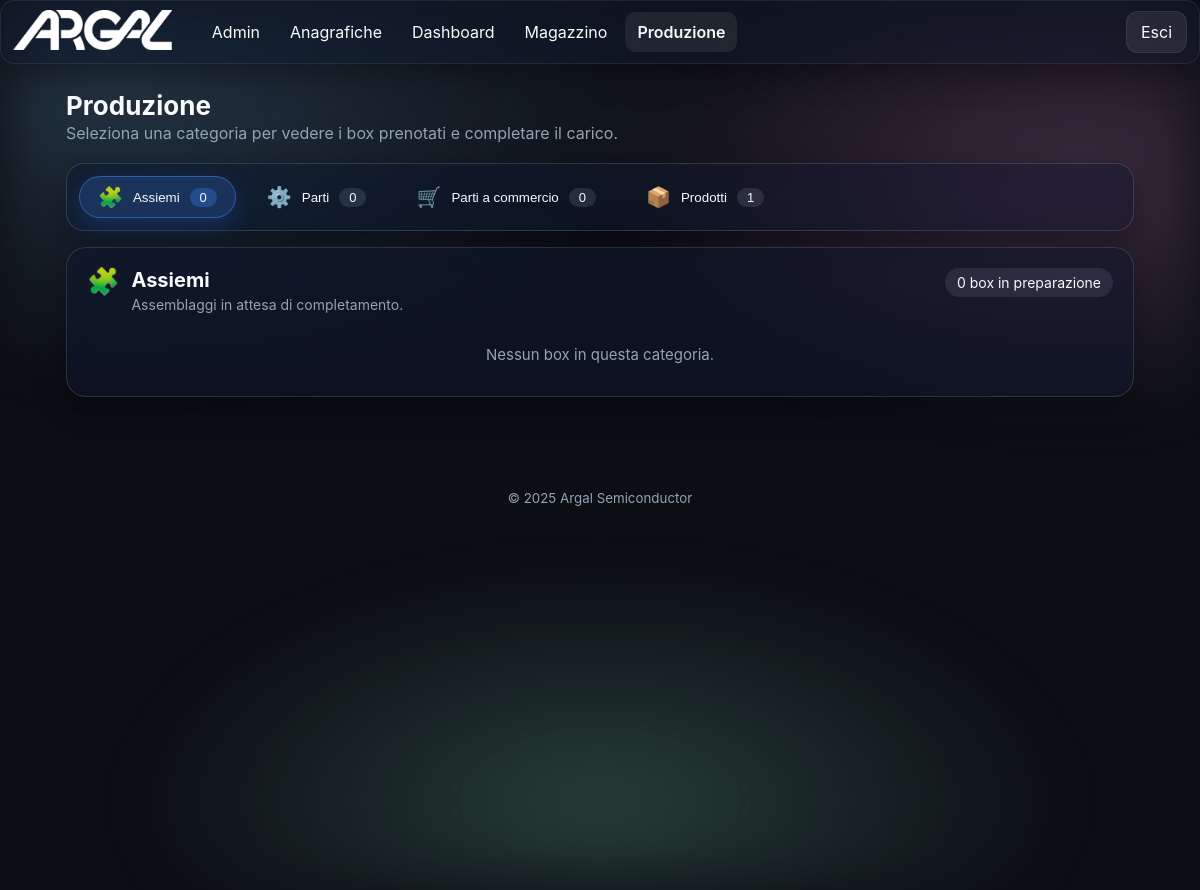
Screenshot of /production/ (signed in) with the database file from the repository.
### app/models.py (models this page shows)
class TimestampMixin(db.Model):
    __abstract__ = True
    created_at = db.Column(db.DateTime, default=datetime.utcnow)
    updated_at = db.Column(db.DateTime, default=datetime.utcnow, onupdate=datetime.utcnow)

class Module(TimestampMixin):
    __tablename__ = 'modules'
    id = db.Column(db.Integer, primary_key=True)
    name = db.Column(db.String(100), unique=True, nullable=False)
    slug = db.Column(db.String(100), unique=True, nullable=False)
    endpoint = db.Column(db.String(120), unique=True, nullable=False)
    enabled = db.Column(db.Boolean, default=True)
    icon = db.Column(db.String(100), default='cube')

### app/blueprints/production/routes.py (the view, shortened to what this page needs)
@production_bp.route('/')
@login_required
def index():
    try:
        from sqlalchemy import case
        status_order = case(
            (
                ProductionBox.status == 'APERTO', 0
            ),
            (
                ProductionBox.status == 'IN_CARICO', 1
            ),
            (
                ProductionBox.status == 'COMPLETATO', 2
            ),
            (
                ProductionBox.status == 'ARCHIVIATO', 3
            ),
            else_=4
        )
        boxes = (ProductionBox.query
                 .filter(ProductionBox.status.in_(['APERTO','IN_CARICO']))
                 .order_by(status_order, ProductionBox.created_at.desc())
                 .all())
    except Exception:
        boxes = ProductionBox.query.filter(ProductionBox.status.in_(['APERTO','IN_CARICO'])).all()
    try:
        from ...models import Structure
        from flask import current_app
        upload_dir = os.path.join(current_app.static_folder, 'uploads')
        prefix_map: dict[str, str] = {}
        for b in boxes:
            root_struct = None
            root_image = None
            try:
                if b.stock_items:
                    dm = b.stock_items[0].datamatrix_code or ''
                    parts = dm.split('|')
                    component_name = None
                    for part in parts:
                        if part.startswith('P='):
                            component_name = part.split('=', 1)[1]
                            break
                    if component_name:
                        root_struct = Structure.query.filter_by(name=component_name).first()
            except Exception:
                root_struct = None
                root_image = None
            setattr(b, 'root_structure', root_struct)
            setattr(b, 'root_image_filename', root_image)
    except Exception:
        for b in boxes:
            setattr(b, 'root_structure', None)
            setattr(b, 'root_image_filename', None)
    category_definitions = [
        {
            'key': 'ASSIEME',
            'label': 'Assiemi',
            'icon': '🧩',
            'description': 'Assemblaggi in attesa di completamento.',
        },
        {
            'key': 'PARTE',
            'label': 'Parti',
            'icon': '⚙️',
            'description': 'Componenti meccanici prenotati per il carico.',
        },
        {
            'key': 'COMMERCIALE',
            'label': 'Parti a commercio',
            'icon': '🛒',
            'description': 'Articoli commerciali pronti per la produzione.',
        },
        {
            'key': 'PRODOTTO',
            'label': 'Prodotti',
            'icon': '📦',
            'description': 'Prodotti finiti da completare o collaudare.',
        },
    ]
    grouped_boxes: dict[str, list[ProductionBox]] = {c['key']: [] for c in category_definitions}
    uncategorised: list[ProductionBox] = []
    for box in boxes:
        box_key = getattr(box, 'box_type', None)
        if box_key in grouped_boxes:
            grouped_boxes[box_key].append(box)
        else:
            uncategorised.append(box)
    requested_tab = request.args.get('tab', type=str)
    requested_box_id = request.args.get('box', type=int)
    valid_keys = {c['key'] for c in category_definitions}
    initial_tab = None
    if requested_tab:
        candidate = (requested_tab or '').strip().upper()
        if candidate in valid_keys:
            initial_tab = candidate
    focused_box = None
    if focused_box and not initial_tab:
        candidate = getattr(focused_box, 'box_type', None)
        if candidate in valid_keys:
            initial_tab = candidate
    return render_template(
        'production/index.html',
        boxes=boxes,
        categories=category_definitions,
        grouped_boxes=grouped_boxes,
        active_module='production',
        initial_tab=initial_tab,
        focused_box_id=requested_box_id,
    )

### app/blueprints/production/routes.py (called while the page is built)
@production_bp.before_request
def _highlight_production_tab() -> None:
    g.active_module = 'production'

### app/models.py (called while the page is built)
@login_manager.user_loader
def load_user(user_id):
    try:
        return User.query.get(int(user_id))
    except Exception:
        return None

### app/templates/production/index.html (shortened to what this page needs)
{% extends 'base.html' %}
{% block content %}
<section class="section">
  <h2 class="section-title">Produzione</h2>
  <p class="section-subtitle muted">Seleziona una categoria per vedere i box prenotati e completare il carico.</p>
  {% if categories|length == 0 %}
    <p class="muted">Nessun box di produzione presente.</p>
  {% else %}
    <div class="tab-switcher glass">
      {% for cat in categories %}
        {% set count = grouped_boxes.get(cat.key, []) | length %}
        <button class="tab-link{{ ' active' if loop.first else '' }}" type="button" data-tab-target="{{ cat.key }}">
          <span class="icon">{{ cat.icon }}</span>
          <span class="label">{{ cat.label }}</span>
          <span class="badge">{{ count }}</span>
        </button>
      {% endfor %}
    </div>
    {% set status_colors = {'APERTO': '#38bdf8', 'IN_CARICO': '#fbbf24', 'COMPLETATO': '#22c55e', 'ARCHIVIATO': '#a855f7'} %}
    {% set type_colors = {'ASSIEME': '#3b82f6', 'PARTE': '#10b981', 'COMMERCIALE': '#ec4899', 'PRODOTTO': '#f97316', 'ALTRO': '#6366f1'} %}
    {% set type_letters = {'ASSIEME': 'A', 'PARTE': 'P', 'COMMERCIALE': 'C', 'PRODOTTO': 'F', 'ALTRO': '?'} %}
    {% for cat in categories %}
      {% set cat_boxes = grouped_boxes.get(cat.key, []) %}
      <section class="tab-panel glass{{ ' active' if loop.first else '' }}" data-tab-panel="{{ cat.key }}">
        <header class="panel-header">
          <div class="panel-title">
            <span class="panel-icon">{{ cat.icon }}</span>
            <div>
              <h3>{{ cat.label }}</h3>
              <p class="muted">{{ cat.description }}</p>
            </div>
          </div>
          <span class="panel-count">{{ cat_boxes|length }} box in preparazione</span>
        </header>
        {% if cat_boxes %}
          <div class="box-grid">
            {% for box in cat_boxes %}
              {% set prod = box.stock_items[0].product if box.stock_items else None %}
              {% set highlight = focused_box_id and box.id == focused_box_id %}
              <a id="box-{{ box.id }}" class="box-card{% if highlight %} highlight{% endif %}" data-box-type="{{ box.box_type }}" href="{{ url_for('production.production_box_view', box_id=box.id) }}">
                <span class="box-type-badge" style="background:{{ type_colors.get(box.box_type, '#6366f1') }};">
                  {{ type_letters.get(box.box_type, '?') }}
                </span>
                <div class="box-thumb">
                  {% if box.root_image_filename %}
                    <img loading="lazy" src="{{ url_for('static', filename='uploads/' + box.root_image_filename) }}" alt="{{ box.root_structure.name if box.root_structure else '' }}">
                  {% else %}
                    <img src="{{ url_for('static', filename='img/gear.svg') }}" alt="" class="placeholder">
                  {% endif %}
                </div>
                <div class="box-details">
                  <h4>
                    {% if box.root_structure and box.root_structure.name %}
                      {{ box.root_structure.name }}
                    {% elif prod %}
                      {{ prod.name }}
                    {% else %}
                      Prenotazione in preparazione
                    {% endif %}
                  </h4>
                  <div class="box-meta">
                    <span class="meta-item">
                      <strong>Quantità</strong>
                      <span>{{ box.stock_items|length }}</span>
                    </span>
                    <span class="meta-item">
                      <strong>Stato</strong>
                      {% set st = box.status or '' %}
                      <span class="status-pill" style="background:{{ status_colors.get(st, '#c084fc') }}20; color:{{ status_colors.get(st, '#c084fc') }};">
                        {{ st }}
                      </span>
                    </span>
                  </div>
                </div>
              </a>
            {% endfor %}
          </div>
        {% else %}
          <p class="muted empty-state">Nessun box in questa categoria.</p>
        {% endif %}
      </section>
    {% endfor %}
  {% endif %}
</section>
{% endblock %}

### app/templates/base.html (shortened to what this page needs)
<!doctype html>
<html lang="it" data-theme="dark">
<head>
  <link rel="stylesheet" href="{{ url_for('static', filename='css/styles.css') }}">
</head>
<body>
  <div class="bg-aurora"></div>
  {% if current_user.is_authenticated and not embedded %}
  <header class="app-header glass">
    <div class="brand">
      <a href="{{ url_for('dashboard.index') }}" class="brand-link" style="display:inline-block;">
        <img src="{{ url_for('static', filename='img/logo.png') }}" alt="Logo" class="logo">
      </a>
    </div>
    <nav class="nav-desktop">
      {% set cur_ep = request.endpoint or '' %}
      {% set detected_bp = (cur_ep.split('.')|first) %}
      {% set forced_bp = None %}
      {% if active_module is defined and active_module %}
        {% set forced_bp = active_module %}
      {% elif g is defined and g.active_module is defined and g.active_module %}
        {% set forced_bp = g.active_module %}
      {% endif %}
      {% set cur_bp = forced_bp if forced_bp else detected_bp %}
      {% for m in enabled_modules %}
        {% set mod_bp = (m.endpoint.split('.')|first) %}
        {% set is_active = (mod_bp == cur_bp) %}
        {% set display_name = 'Anagrafiche' if (m.slug == 'products' or m.name == 'Prodotti') else m.name %}
        <a class="nav-link{{ ' active' if is_active else '' }}" href="{{ url_for(m.endpoint) }}">{{ display_name }}</a>
      {% endfor %}
    </nav>
    <div class="header-actions">
      <a class="btn btn-ghost" href="{{ url_for('auth.logout') }}">Esci</a>
    </div>
  </header>
    {% set cur_ep = request.endpoint or '' %}
    {% set detected_bp = (cur_ep.split('.')|first) %}
    {% set forced_bp = None %}
    {% if active_module is defined and active_module %}
      {% set forced_bp = active_module %}
    {% elif g is defined and g.active_module is defined and g.active_module %}
      {% set forced_bp = g.active_module %}
    {% endif %}
    {% set cur_bp = forced_bp if forced_bp else detected_bp %}
  {% endif %}
  <main class="container">
    {% block content %}{% endblock %}
  </main>
  {% if not embedded %}
  <footer class="app-footer">
    <small>© {{ 2025 }} Argal Semiconductor</small>
  </footer>
  {% endif %}
</body>
</html>

### app/static/css/styles.css (style rules this page uses)
:root { --radius: 14px; --gap: 16px; --glass-bg: rgba(255,255,255,.10); --glass-stroke: rgba(255,255,255,.25); --text: #0b0b0c; --muted: #6b7280; --bg: #f6f7fb; --card: rgba(255,255,255,.6); --shadow: 0 10px 30px rgba(2,6,23,.15); }
html[data-theme='dark'] { --glass-bg: rgba(17,25,40,.50); --glass-stroke: rgba(255,255,255,.08); --text: #f8fafc; --muted: #93a3b3; --bg: #0b0e13; --card: rgba(255,255,255,.08); --shadow: 0 10px 30px rgba(0,0,0,.35); color-scheme: dark light; }
* { box-sizing:border-box; }
html,body { height:100%; }
body { margin:0; font-family: -apple-system, BlinkMacSystemFont, "Segoe UI", Roboto, Inter, "Helvetica Neue", Arial, "Apple Color Emoji","Segoe UI Emoji", "Segoe UI Symbol"; color: var(--text); background: var(--bg); }
.container { max-width:1100px; margin: 90px auto 60px; padding: 0 16px; }
.bg-aurora { position: fixed; inset: 0; background: radial-gradient(1200px 600px at 10% 10%, #8ec5ff33 0%, transparent 50%), radial-gradient(1000px 500px at 90% 20%, #ffa3e533 0%, transparent 50%), radial-gradient(1200px 600px at 50% 90%, #a7f3d033 0%, transparent 40%); filter: blur(30px) saturate(120%); animation: float 16s linear infinite alternate; z-index: -1; }
.glass { background: var(--glass-bg); border: 1px solid var(--glass-stroke); backdrop-filter: blur(14px) saturate(140%); -webkit-backdrop-filter: blur(14px) saturate(140%); border-radius: var(--radius); box-shadow: var(--shadow); }
.app-header { position: fixed; top: 0; left: 0; right: 0; height: 64px; display:flex; align-items:center; gap:16px; padding: 0 12px; z-index: 1000; }
.brand { display:flex; align-items:center; gap:10px; }
.brand .logo { height: 40px; width: auto; }
.nav-desktop { margin-left: 12px; display:none; gap:6px; }
.nav-desktop .nav-link { display:inline-flex; align-items:center; gap:8px; padding:10px 12px; border-radius: 10px; text-decoration:none; color:inherit; transition: transform .2s ease, background .2s ease, font-weight .2s ease; }
.nav-desktop .nav-link.active, .nav-mobile .nav-link.active { font-weight:600; background: var(--card); }
.header-actions { margin-left:auto; display:flex; align-items:center; gap:10px; }
@media (min-width: 900px) { .nav-desktop { display:flex; } }
.btn { display:inline-flex; align-items:center; justify-content:center; gap:8px; padding:10px 14px; border-radius: 12px; border:1px solid var(--glass-stroke); background: var(--card); cursor:pointer; text-decoration:none; color:inherit; transition: transform .2s ease, filter .2s ease, background .2s ease; }
.section { margin-top: 12px; }
.section-title { font-size: 26px; margin: 10px 0; }
.section-subtitle { color: var(--muted); margin-top: -6px; }
.app-footer { text-align:center; padding: 30px 0; color: var(--muted); }
.muted { color: var(--muted); }

### app/templates/production/index.html (style rules this page uses)
.section-subtitle { margin-top: -8px; margin-bottom: 20px; }
.tab-switcher { display: flex; flex-wrap: wrap; gap: 12px; padding: 12px; border-radius: 18px; background: rgba(15, 23, 42, 0.45); border: 1px solid rgba(148, 163, 184, 0.25); }
.tab-link { display: inline-flex; align-items: center; gap: 10px; border-radius: 999px; border: 1px solid transparent; padding: 10px 18px; background: transparent; color: inherit; cursor: pointer; transition: all 0.2s ease; font-weight: 500; }
.tab-link .icon { font-size: 20px; line-height: 1; }
.tab-link .badge { background: rgba(148, 163, 184, 0.18); padding: 2px 10px; border-radius: 999px; font-size: 13px; }
.tab-link.active { background: rgba(59, 130, 246, 0.22); border-color: rgba(59, 130, 246, 0.55); box-shadow: 0 10px 24px rgba(37, 99, 235, 0.25); }
.tab-link.active .badge { background: rgba(59, 130, 246, 0.32); }
.tab-panel { display: none; margin-top: 16px; padding: 20px; border-radius: 20px; background: rgba(15, 23, 42, 0.55); border: 1px solid rgba(148, 163, 184, 0.22); }
.tab-panel.active { display: block; animation: fadeInTab 220ms ease; }
.panel-header { display: flex; justify-content: space-between; align-items: flex-start; gap: 16px; flex-wrap: wrap; }
.panel-title { display: flex; gap: 12px; align-items: flex-start; }
.panel-title h3 { margin: 0; font-size: 20px; }
.panel-title p { margin: 4px 0 0; font-size: 14px; }
.panel-icon { font-size: 26px; line-height: 1; }
.panel-count { font-size: 14px; color: var(--text-muted); padding: 6px 12px; border-radius: 999px; background: rgba(148, 163, 184, 0.14); }
.empty-state { margin: 32px 0 12px; text-align: center; font-size: 15px; }

### rows the page displays
Module: name "Admin"
Module: name "Anagrafiche"
Module: name "Dashboard"
Module: name "Magazzino"
Module: name "Produzione"

### other values shown
{{ cat.icon }} "🧩" "⚙️" "🛒" "📦"
{{ cat.label }} "Assiemi" "Parti" "Parti a commercio" "Prodotti"
{{ count }} "0" "0" "0" "1"
{{ cat.icon }} "🧩"
{{ cat.label }} "Assiemi"
{{ cat.description }} "Assemblaggi in attesa di completamento."
{{ cat_boxes|length }} "0"
{{ 2025 }} "2025"
